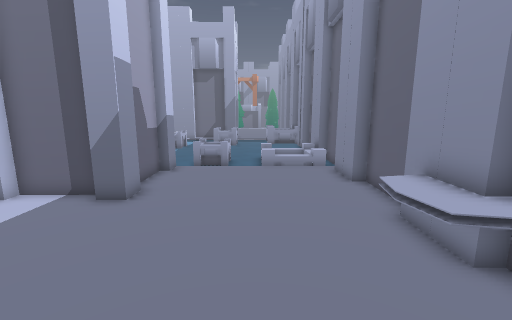
[1] (above)

16 first-person views from a walk through a Godot game level. The camera is 1.4 m above the floor, tilts 10° down and sees 90° across. The floor is counted in squares, 0.5 m on a side. Each view is taken from the middle of a square. On the plan, view 1 faces up. The plan holds only what a view shows up to about 19 squares ahead; the rest is blank. The place goes on beyond the plan. Characters and animated objects are left out.

[2]
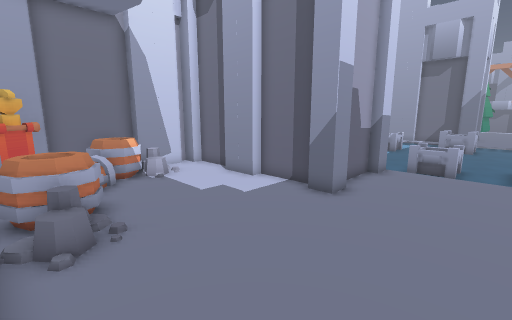

[3]
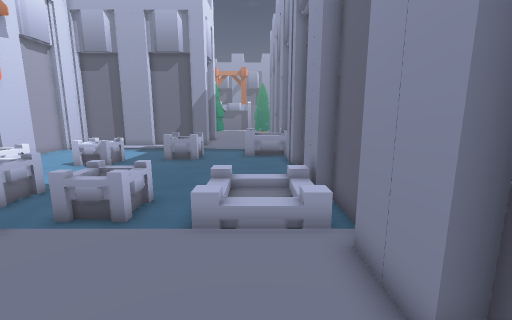

[4]
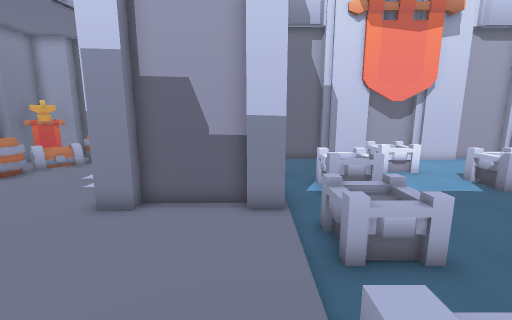

[5]
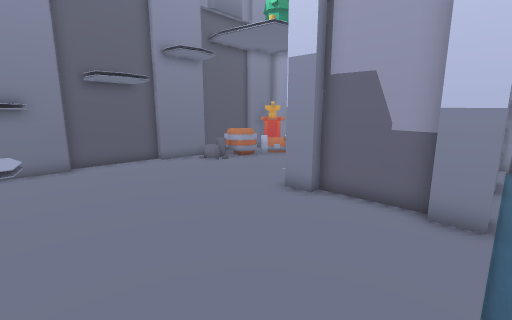

[6]
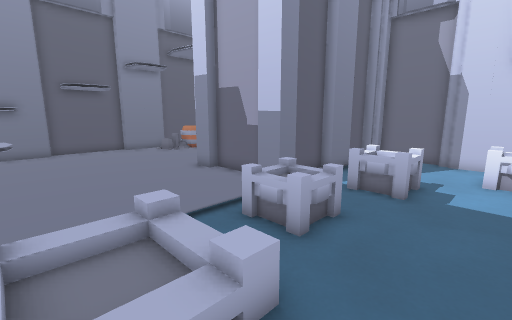

[7]
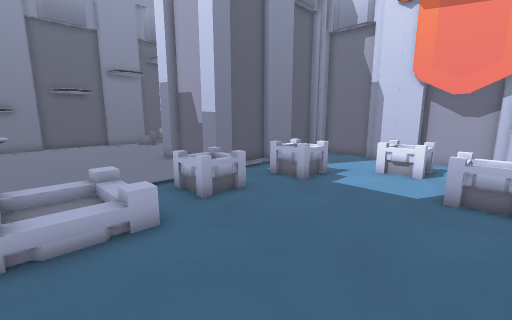

[8]
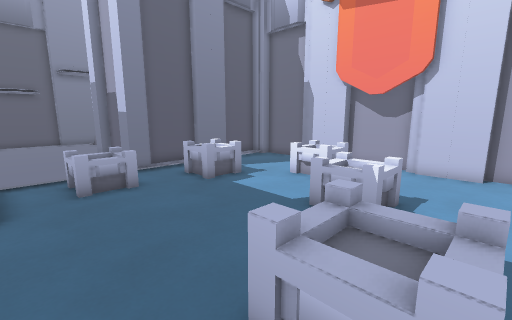

[9]
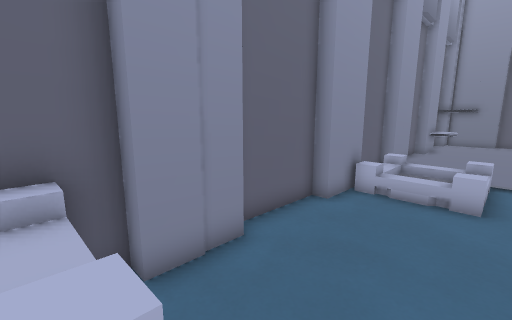

[10]
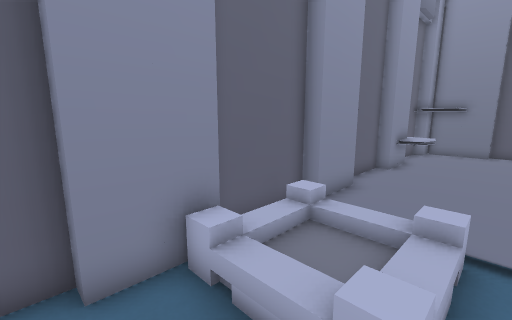

[11]
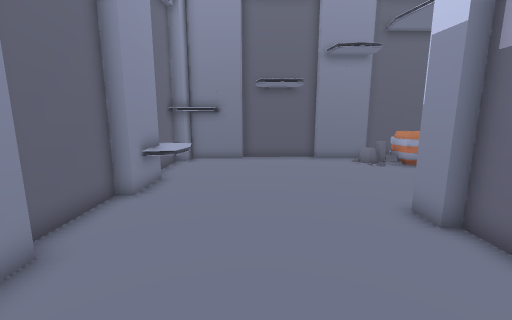

[12]
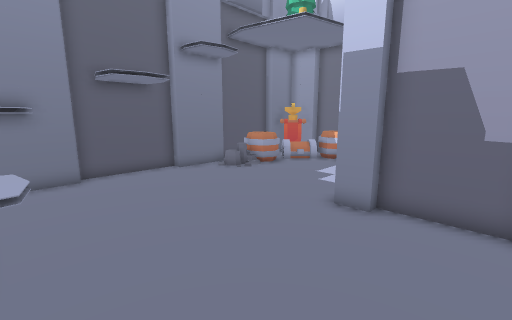

[13]
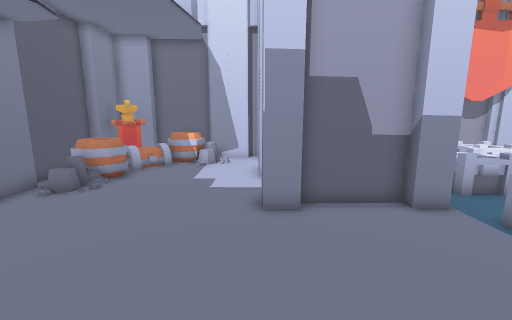

[14]
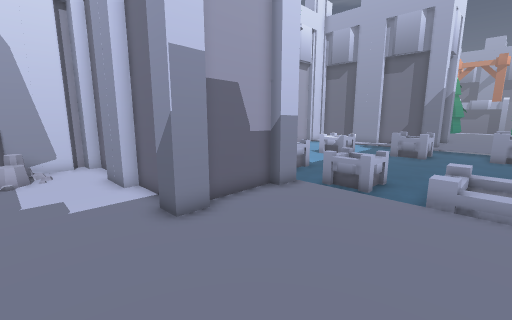

[15]
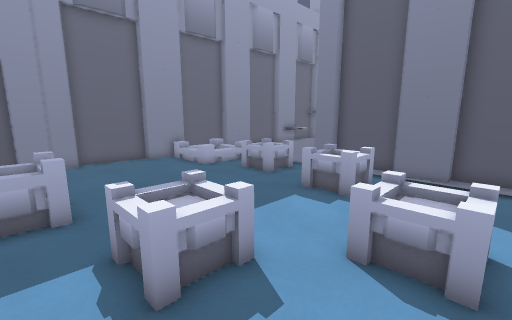

[16]
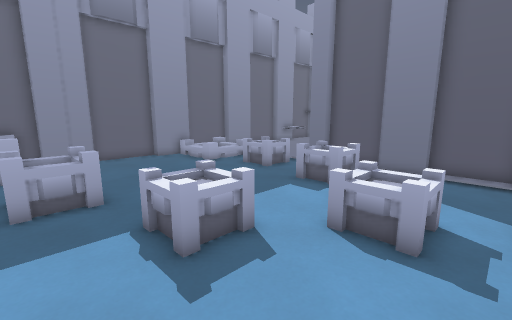

### Floor plan
Key: @ floor where view 1 was taken; # wall or solid block; x gap in a wall; . main floor; : floor 0.75 m higher than the main floor; / step, stairs or slope; = window, fence, low wall or low ledge; ^ raised ledge; v drop or lower ground; C column; B barrel; H chest; A banner; S stone; O other object.
Columns run from 15 left of view 1 to 5 right of it. Each row starts with its distance up from view 1.
 27 #..........^^^..^^^^^
 26 ##.........^^^.....##
 25  #.....^^..^^^.....#
 24  #....^^^..........##
 23  #....=^^...........#
 22  #..................#
 21  #.^^^..............#
 20  #.^^^..............#
 19  #.=.=.............##
 18  #.....^^.......///##
 17  #.....^^^..^^..///##
 16  #.....^^^.=^^.././/#
 15  #.........x^^..////#
 14  #...##...##....////#
 13  ###########.......##
 12           #........##
 11           #........##
 10           #.........#
  9  ##### ####.........#
  8  # ..###............#
  7  #.................##
  6  # ...............C#
  5  # B..............CC
  4  #BB..............CCC
  3  #BH...............C#
  2  #   .BB........... #
  1  #A O B:S........CCCC
  0  #AA. Bv.......@ CCCC
 -1  #################CC

Where each view was taken, in squares from view 1:
view 1: 0 up, 0 right, facing up
view 2: 0 up, 0 right, facing up-left
view 3: 8 up, 2 right, facing up
view 4: 13 up, 3 right, facing left
view 5: 14 up, 3 right, facing down-left
view 6: 20 up, 3 right, facing down-left
view 7: 24 up, 3 right, facing down-left
view 8: 27 up, 0 right, facing down-left
view 9: 27 up, 0 right, facing down-right
view 10: 20 up, 0 right, facing down-right
view 11: 15 up, 0 right, facing down
view 12: 12 up, 3 right, facing down-left
view 13: 8 up, 3 right, facing left
view 14: 5 up, 2 right, facing up-left
view 15: 26 up, 12 left, facing down-right
view 16: 27 up, 13 left, facing down-right
